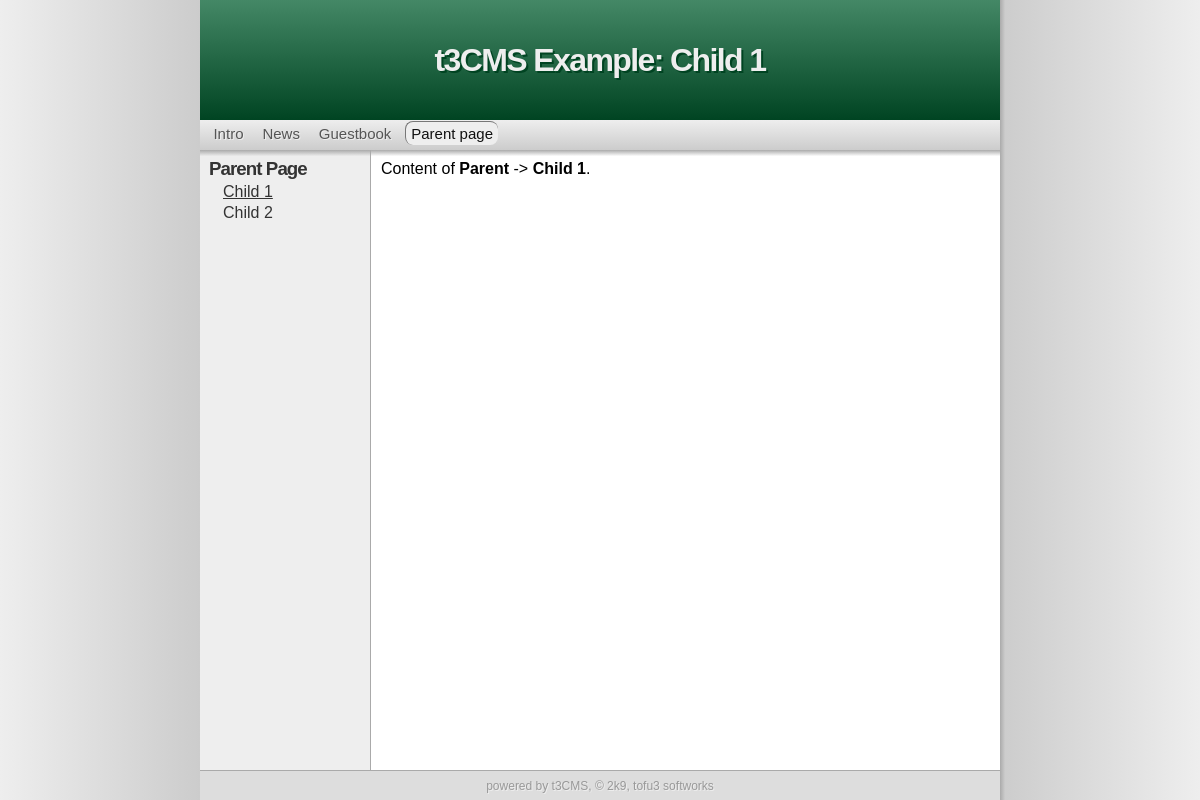
/?page=testsub, run on the app's committed database.
### tables this page shows
CREATE TABLE "settings" ("name" TEXT check(typeof("name") = 'text') , "type" INTEGER, "value" TEXT check(typeof("value") = 'text') , "id" INTEGER PRIMARY KEY  AUTOINCREMENT  NOT NULL );

CREATE TABLE "pages" ("id" INTEGER PRIMARY KEY  NOT NULL ,"name" TEXT,"type" TEXT,"content" TEXT,"title" TEXT,"sub" TEXT DEFAULT _ , "special" INTEGER DEFAULT 0);

CREATE TABLE "menus" ("id" INTEGER PRIMARY KEY  AUTOINCREMENT  NOT NULL , "menu" INTEGER NOT NULL  DEFAULT 0, "label" TEXT, "type" TEXT DEFAULT page, "link" TEXT, "sorting" INTEGER DEFAULT 0);

### inc/inc.db.php (called while the page is built, shortened)
<?php
 try {
  $_DB = new PDO($_S['dbType'].':'.$_S['dbPath']);
 }
 catch (PDOException $e) {
	print 'Database error.';
	die();
 }
 function db_setting($name){
    global $_DB;
    $q = $_DB->query("SELECT value FROM settings WHERE name='$name'");
    $r = $q->fetch();
    return $r[0];
 }
 function db_page($name) {
    global $_DB;
    $q = $_DB->query("SELECT * FROM pages WHERE name='$name'");
    $r = $q->fetch();
    return $r;
 }
 function db_subpages($sub){
    global $_DB;
    foreach($_DB->query("SELECT * FROM pages WHERE sub='$sub'") as $r){
        $o[] = $r;
    }
    return $o;
 }
 function db_titlefromname($name){
    global $_DB;
    $q = $_DB->query("SELECT title FROM pages WHERE name='$name'");
    $r = $q->fetch();
    return $r[0];
 }
?>

### inc/inc.page.php (called while the page is built, shortened)
<?php
 include_once('inc/inc.db.php');
 function get_page($override = 0){
    if(!$override){
        $default = db_setting('default_page');
        @$page=$_GET['page']?$_GET['page']:$default;
    }
    else {
        $page = $override;
    }
    $pagedata = db_page($page);
    return array($pagedata['title'],$pagedata['type'],$pagedata['content'],$page,$pagedata['id'],$pagedata['sub']);
 }
?>

### inc/inc.debug.php (called while the page is built, shortened)
<?php
 function d_getdbasarray(){
    global $_DB;
    $d_inctables = array('settings','pt_guestbook','pages');
    $DBC = array();
    foreach ($d_inctables as $t){
        $i = 0;
        foreach ($_DB->query("SELECT * from $t") as $r){
            $i++;
                foreach($r as $n=>$v)
                    if (!is_int($n))
                        $DBC[$t][$i][$n] = $v;
        }
    }
    return $DBC;
 }
?>

### inc/inc.build-functions.php (the view, shortened to what this page needs)
<?php
 function do_menu($id,$orient = 'vertical'){
    global $_DB;
    global $page_name;
    global $page_sub;
    foreach($_DB->query("SELECT label,type,link FROM menus WHERE menu='$id' ORDER BY sorting") as $r){
        $linkname = $r['link'];
        $linkname=='./'?$linkname=db_setting('default_page'):0;
        $active = ($page_name==$linkname)||($page_sub==$linkname)?1:0;
        $menudata[] = array($r['label'],$r['type'],$r['link'],$active);
    }
    $m = build_menu($menudata,$orient);
    print $m;
 }
 function build_menu($data,$orient){
    global $url_style;
    foreach ($data as $item){
        $class = $item[3]?' class="active"':'';
        switch($item[1]){
            case 'page':
                if($url_style != 'pretty'){
                    $url = '?page='.$item[2];
                }
                else {
                    $url = './'.$item[2]; break;
                }
                break;
            case 'redir': $url = $item[2]; break;
        }
        if($orient == 'vertical'){
            $r .= '&nbsp;<a href="'.$url.'"'.$class.'>'.$item[0].'</a>&nbsp;';
        }
        else {
            $r .= '<a href="'.$url.'"'.$class.'>'.$item[0].'</a><br/>';
        }
    }
    return $r;
 }
 function do_submenu($orient = 'vertical'){
    global $page_name;
    global $page_sub;
    $sub=$page_sub=='_'?$page_name:$page_sub;
    $subpages = db_subpages($sub);
    foreach($subpages as $r){
        $active = $page_name==$r[1]?1:0;
        $menudata[] = array($r['title'],$r['name'],$active);
    }
    $m = build_submenu($menudata,$orient,$sub);
    print $m;
 }
 function build_submenu($data,$orient,$top){
    $title = db_titlefromname($top);
    $r = <<<END
      <td id="smenu">
      <h3><a href="?page=$top">$title</a></h3>
END;
    foreach($data as $subpage){
        $class = $subpage[2]?' class="active"':'';
        $r .= "   <a href=\"?page={$subpage[1]}\"$class>{$subpage[0]}</a>";
    }
    $r .= ' </td>';
    return $r;
 }
?>

### styles/default_html5css3/header.php
<table id="tcont" border="0" cellspacing="0" cellpadding="0">
 <tr>
  <td rowspan="4" id="tleft"><div id="shadow"></div></td>
  <td id="thead"><h1><?=$title.': '.$page_title?></h1></td>
  <td rowspan="4" id="tright"><div id="shadow"></div></td>
 </tr>
 <tr>
  <td id="tmenu"><div><?php do_menu(0) ?></div></td>
 </tr>
 <tr>
  <td>
   <table cellspacing="0" cellpadding="0" style="width:100%;height:100%">
    <tr>
<?php do_submenu() ?>
     <td id="tmain">

### pt/html/inc.php
<?php
 function do_page($content, $name){
    print $content;
 }
?>

### styles/default_html5css3/css/default.css (style rules this page uses)
* { font-family: Sans-serif }
h1,h2,h3 { letter-spacing: -0.05em; margin:0px; }
#thead h1 { color: #eee; text-shadow: #042 2px 2px }
h3 { color: #222; }
html,body { margin:0px; height:100% }
body { background-color: #ccc }
#tcont { width: 100%; height: 100% }
#thead { width: 800px; height: 120px; text-align: center; background-color: #264; background: -moz-linear-gradient(90deg, #042, #486); background: -webkit-gradient(linear, left top, left bottom, color-stop(0, #486), color-stop(1, #042)); }
#tleft { background: -moz-linear-gradient(0deg, #eee, #ccc); background: -webkit-gradient(linear, left top, right top, color-stop(0, #eee), color-stop(1, #ccc)); }
#tright { background: -moz-linear-gradient(180deg, #eee, #ccc); background: -webkit-gradient(linear, right top, left top, color-stop(0, #eee), color-stop(1, #ccc)); }
#shadow { background-color: #f0f; height: 100%; width: 5px }
#tright #shadow { background: -moz-linear-gradient(180deg, #ccc, #aaa); background: -webkit-gradient(linear, right top, left top, color-stop(0, #ccc), color-stop(1, #aaa)); }
#tleft #shadow { background: transparent }
#tmenu { height: 30px; background: #042 }
#tmain { vertical-align: top; background-color: #fff; padding: 10px; background: -moz-linear-gradient(90deg, #fff 99%, #aaa); background: -webkit-gradient(linear, left bottom, left top, color-stop(0.99, #fff), color-stop(1, #aaa)); }
#smenu { vertical-align: top; padding: 5px; background-color: #eee; width: 160px; border-right: 1px #aaa solid; background: -moz-linear-gradient(90deg, #eee 99%, #aaa); background: -webkit-gradient(linear, left bottom, left top, color-stop(0.99, #eee), color-stop(1, #aaa)); }
#smenu a { text-decoration: none; color: #333; margin-left: 18px; display:block; margin-top: 3px; margin-bottom: 3px }
#smenu h3 a { margin-left: 4px }
a.active { text-decoration: underline!important }
#tmenu div { background-color: #ddd; background: -moz-linear-gradient(90deg, #ccc, #eee); background: -webkit-gradient(linear, left bottom, left top, color-stop(0, #ccc), color-stop(1, #eee)); height: 25px; padding-top: 5px; padding-left: 4px; }
#tmenu a { padding: 3 5 3 5px; font-size: 15px; text-shadow: #eee 1px 1px; text-decoration: none; color: #555; }
#tmenu a.active { color: #111; text-decoration: none!important; background: #eee; -moz-border-radius: 8px; border-radius: 8px; border: 1px #777 solid; border-bottom: 0px; border-right: 0px; }

### data on the page
settings: value "t3CMS Example"
pages: title "Child 1", content "Content of Parent -> Child 1 ."
menus: label "Intro"
menus: label "News"
menus: label "Guestbook"
menus: label "Parent page"
pages: title "Child 2"

### other printed values
$title "Parent Page"
